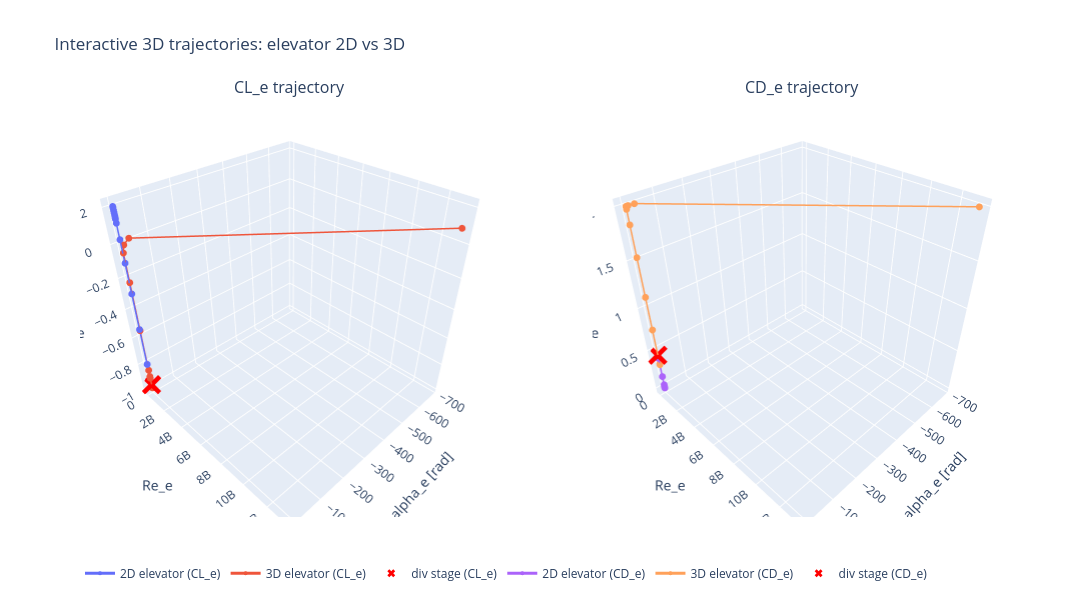

The notebook cell this image was saved under:
### Code cell
# Interactive 3D curves: (alpha_e, Re_e, coeff) using Plotly
def has_cols(names):
    return all(n in df.columns for n in names)

def finite_triplet(a, b, c, clip_abs=None):
    a = pd.to_numeric(a, errors='coerce')
    b = pd.to_numeric(b, errors='coerce')
    c = pd.to_numeric(c, errors='coerce')
    m = np.isfinite(a) & np.isfinite(b) & np.isfinite(c)
    if clip_abs is not None:
        m = m & (np.abs(a) <= clip_abs) & (np.abs(b) <= clip_abs) & (np.abs(c) <= clip_abs)
    return a[m], b[m], c[m], m

pairs = [
    ('CL_e', ['alpha_e_2d','Re_e_2d','CL_e_2d','alpha_e_3d','Re_e_3d','CL_e_3d']),
    ('CD_e', ['alpha_e_2d','Re_e_2d','CD_e_2d','alpha_e_3d','Re_e_3d','CD_e_3d']),
]

fig = make_subplots(
    rows=1, cols=2,
    specs=[[{'type': 'scene'}, {'type': 'scene'}]],
    subplot_titles=('CL_e trajectory', 'CD_e trajectory')
)

col_idx = 1
for coeff, req in pairs:
    if not has_cols(req):
        print(f'Skipping {coeff} interactive 3D plot (missing columns).')
        continue

    a2, r2, c2, _ = finite_triplet(df['alpha_e_2d'], df['Re_e_2d'], df[f'{coeff}_2d'], clip_abs=1e12)
    a3, r3, c3, m3 = finite_triplet(df['alpha_e_3d'], df['Re_e_3d'], df[f'{coeff}_3d'], clip_abs=1e12)

    fig.add_trace(
        go.Scatter3d(
            x=a2, y=r2, z=c2, mode='lines+markers', name=f'2D elevator ({coeff})',
            marker=dict(size=4), line=dict(width=3)
        ),
        row=1, col=col_idx
    )
    fig.add_trace(
        go.Scatter3d(
            x=a3, y=r3, z=c3, mode='lines+markers', name=f'3D elevator ({coeff})',
            marker=dict(size=4), line=dict(width=3)
        ),
        row=1, col=col_idx
    )

    if div_stage is not None and div_stage in set(df['stage'].tolist()):
        rr = df[df['stage'] == div_stage].iloc[0]
        xk, yk, zk = rr.get('alpha_e_3d', np.nan), rr.get('Re_e_3d', np.nan), rr.get(f'{coeff}_3d', np.nan)
        if np.isfinite(xk) and np.isfinite(yk) and np.isfinite(zk):
            fig.add_trace(
                go.Scatter3d(
                    x=[xk], y=[yk], z=[zk], mode='markers',
                    marker=dict(size=7, symbol='x', color='red'),
                    name=f'div stage ({coeff})'
                ),
                row=1, col=col_idx
            )

    col_idx += 1

fig.update_layout(
    height=600, width=1200,
    title='Interactive 3D trajectories: elevator 2D vs 3D',
    scene=dict(xaxis_title='alpha_e [rad]', yaxis_title='Re_e', zaxis_title='CL_e'),
    scene2=dict(xaxis_title='alpha_e [rad]', yaxis_title='Re_e', zaxis_title='CD_e'),
    legend=dict(orientation='h')
)
fig.show()

### Figure 1 — Plotly figure (JSON) as saved in the notebook; plotly's stock layout.template omitted (floating-point values rounded to 4 significant figures)
{"data": [{"line": {"width": 3}, "marker": {"size": 4}, "mode": "lines+markers", "name": "2D elevator (CL_e)", "scene": "scene", "type": "scatter3d", "x": [-0.4636, -0.2846, -0.151, -0.05408, 0.01361, 0.05876, 0.08718, 0.1016, 0.1033, 0.09863, 0.09233, 0.08619, 0.0809, 0.07665, 0.07342, 0.0711, 0.06952], "y": [4593.0, 4323.0, 4211.0, 4161.0, 4135.0, 4115.0, 4095.0, 4069.0, 4033.0, 3995.0, 3956.0, 3919.0, 3881.0, 3845.0, 3809.0, 3773.0, 3738.0], "z": [-0.8, -0.5389, -0.2974, -0.108, 0.02721, 0.1173, 0.1735, 0.2018, 0.2051, 0.196, 0.1836, 0.1715, 0.1611, 0.1527, 0.1463, 0.1417, 0.1386]}, {"line": {"width": 3}, "marker": {"size": 4}, "mode": "lines+markers", "name": "3D elevator (CL_e)", "scene": "scene", "type": "scatter3d", "x": [-0.4636, -0.4547, -0.5263, -0.6608, -0.8469, -1.065, -1.281, -1.456, -1.546, -7.85, -26.71, -680.2], "y": [4593.0, 4625.0, 4765.0, 5122.0, 5911.0, 7655.0, 11660.0, 22380.0, 62710.0, 399900.0, 12810000.0, 13300000000.0], "z": [-0.9119, -0.898, -0.964, -0.9696, -0.9925, -0.8479, -0.5478, -0.2275, -0.04944, -0.007597, 0.01866, 0.09003]}, {"marker": {"color": "red", "size": 7, "symbol": "x"}, "mode": "markers", "name": "div stage (CL_e)", "scene": "scene", "type": "scatter3d", "x": [-0.5263], "y": [4765.0], "z": [-0.964]}, {"line": {"width": 3}, "marker": {"size": 4}, "mode": "lines+markers", "name": "2D elevator (CD_e)", "scene": "scene2", "type": "scatter3d", "x": [-0.4636, -0.2846, -0.151, -0.05408, 0.01361, 0.05876, 0.08718, 0.1016, 0.1033, 0.09863, 0.09233, 0.08619, 0.0809, 0.07665, 0.07342, 0.0711, 0.06952], "y": [4593.0, 4323.0, 4211.0, 4161.0, 4135.0, 4115.0, 4095.0, 4069.0, 4033.0, 3995.0, 3956.0, 3919.0, 3881.0, 3845.0, 3809.0, 3773.0, 3738.0], "z": [0.4, 0.1576, 0.04524, 0.005844, 0.0003704, 0.006898, 0.01516, 0.02057, 0.02126, 0.01939, 0.017, 0.01482, 0.01306, 0.01173, 0.01076, 0.01009, 0.009651]}, {"line": {"width": 3}, "marker": {"size": 4}, "mode": "lines+markers", "name": "3D elevator (CD_e)", "scene": "scene2", "type": "scatter3d", "x": [-0.4636, -0.4547, -0.5263, -0.6608, -0.8469, -1.065, -1.281, -1.456, -1.546, -7.85, -26.71, -680.2], "y": [4593.0, 4625.0, 4765.0, 5122.0, 5911.0, 7655.0, 11660.0, 22380.0, 62710.0, 399900.0, 12810000.0, 13300000000.0], "z": [0.327, 0.3178, 0.4422, 0.7518, 1.123, 1.53, 1.837, 1.974, 1.999, 2.0, 2.0, 1.996]}, {"marker": {"color": "red", "size": 7, "symbol": "x"}, "mode": "markers", "name": "div stage (CD_e)", "scene": "scene2", "type": "scatter3d", "x": [-0.5263], "y": [4765.0], "z": [0.4422]}], "layout": {"annotations": [{"font": {"size": 16}, "showarrow": false, "text": "CL_e trajectory", "x": 0.225, "xanchor": "center", "xref": "paper", "y": 1, "yanchor": "bottom", "yref": "paper"}, {"font": {"size": 16}, "showarrow": false, "text": "CD_e trajectory", "x": 0.775, "xanchor": "center", "xref": "paper", "y": 1, "yanchor": "bottom", "yref": "paper"}], "height": 600, "legend": {"orientation": "h"}, "scene": {"domain": {"x": [0, 0.45], "y": [0, 1]}, "xaxis": {"title": {"text": "alpha_e [rad]"}}, "yaxis": {"title": {"text": "Re_e"}}, "zaxis": {"title": {"text": "CL_e"}}}, "scene2": {"domain": {"x": [0.55, 1], "y": [0, 1]}, "xaxis": {"title": {"text": "alpha_e [rad]"}}, "yaxis": {"title": {"text": "Re_e"}}, "zaxis": {"title": {"text": "CD_e"}}}, "title": {"text": "Interactive 3D trajectories: elevator 2D vs 3D"}, "width": 1200}}
